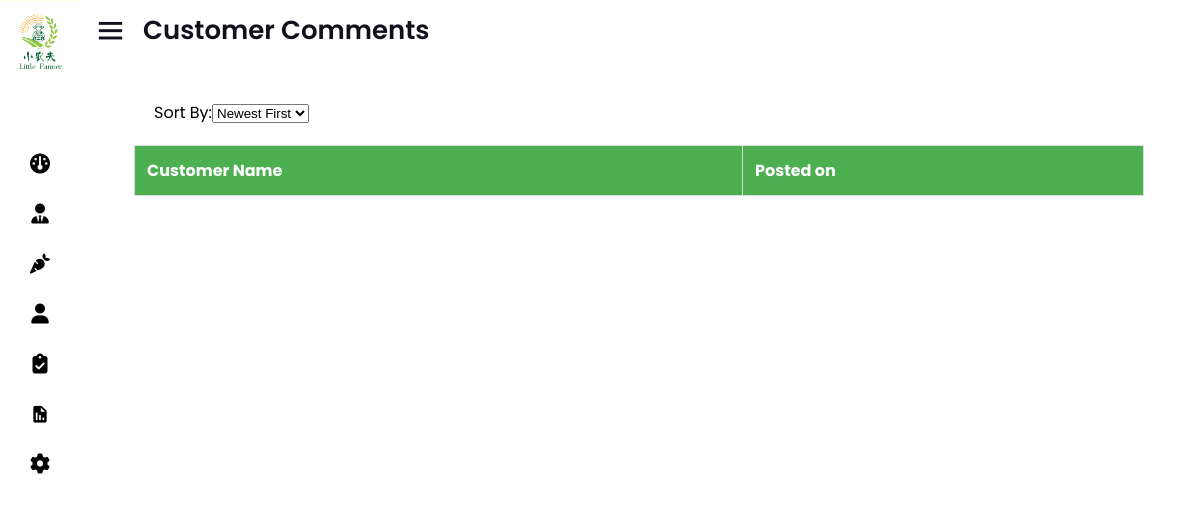
The page /seller/custComments.php (signed in) on the database as committed earlier.
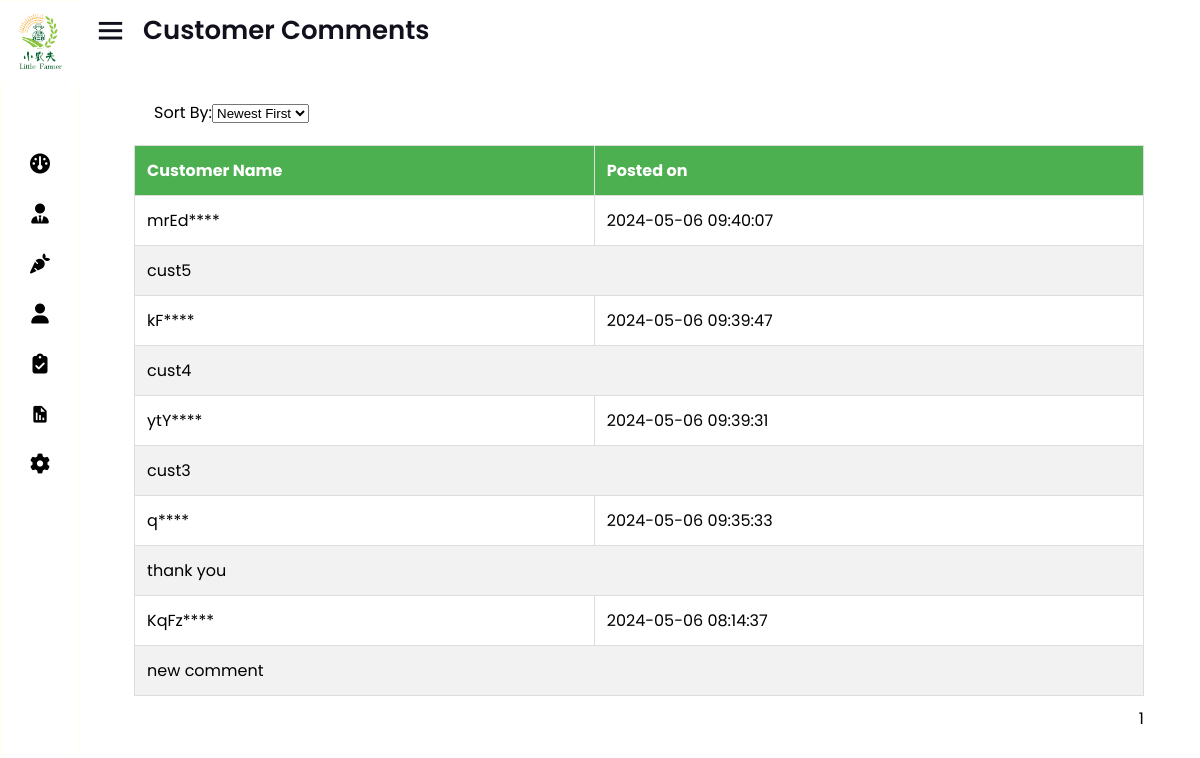
The same page on the database as committed later.
### tables this page shows
CREATE TABLE `user_comments` (
  `id` int(11) NOT NULL,
  `user_id` int(11) DEFAULT NULL,
  `res_id` int(11) DEFAULT NULL,
  `comment` text DEFAULT NULL,
  `created_at` timestamp NOT NULL DEFAULT current_timestamp()
);

### seller/custComments.php (the view, shortened to what this page needs)
<!DOCTYPE html>
<html lang="en" dir="ltr">
  <head>
    <link rel="stylesheet" href="style.css">
	<link rel="stylesheet" href="https://cdnjs.cloudflare.com/ajax/libs/font-awesome/4.7.0/css/font-awesome.min.css">
    <link href='https://unpkg.com/boxicons@2.0.7/css/boxicons.min.css' rel='stylesheet'>
   </head>
<body>
  <div class="sidebar close">
    <?php include "sidebar.php"; ?>
  </div>
  <section class="home-section">
    <div class="home-content">
      <i class='bx bx-menu' ></i>
      <span class="text">Customer Comments</span>
    </div>
	  <div class="empMainCon">
<?php
include("config/connect.php");
if (isset($_SESSION['store'])) {
    $res_id = $_SESSION['store'];
    $sortOrder = isset($_GET['sort']) ? $_GET['sort'] : 'desc';
    $currentPage = isset($_GET['page']) ? $_GET['page'] : 1;
    $commentsPerPage = 5;
    $offset = ($currentPage - 1) * $commentsPerPage;
    $totalCountQuery = "SELECT COUNT(*) AS total FROM user_comments WHERE res_id = $res_id";
    $totalCountResult = mysqli_query($db, $totalCountQuery);
    $totalCountRow = mysqli_fetch_assoc($totalCountResult);
    $totalComments = $totalCountRow['total'];
    $totalPages = ceil($totalComments / $commentsPerPage);
    $query = "SELECT * FROM user_comments WHERE res_id = $res_id ORDER BY created_at $sortOrder LIMIT $offset, $commentsPerPage";
    $result = mysqli_query($db, $query);
    $commentsForPage = mysqli_fetch_all($result, MYSQLI_ASSOC);
            echo '<div class="sorting-options" style="float: left;">';
            echo '<form action="" method="GET">';
            echo '<label for="sort">Sort By:</label>';
            echo '<select id="sort" name="sort" onchange="this.form.submit()">';
            echo '<option value="desc" ' . ($sortOrder == 'desc' ? 'selected' : '') . '>Newest First</option>';
            echo '</select>';
            echo '</form>';
            echo '</div>';
    echo '<div class="table-responsive">';
    echo '<table class="table table-bordered">';
    echo '<thead>';
    echo '<tr>';
    echo '<th>Customer Name</th>';
    echo '<th>Posted on</th>';
    echo '</tr>';
    echo '</thead>';
    echo '<tbody>';
function generateRandomName() {
    $characters = 'abcdefghijklmnopqrstuvwxyzABCDEFGHIJKLMNOPQRSTUVWXYZ';
    $length = rand(5, 8);
    $name = '';
    for ($i = 0; $i < $length; $i++) {
        $name .= $characters[rand(0, strlen($characters) - 1)];
    }
    $name = substr_replace($name, '****', -4);
    return $name;
}
    $generatedNames = array();
    foreach ($commentsForPage as $row) {
        if (!isset($generatedNames[$row['user_id']])) {
            $generatedNames[$row['user_id']] = generateRandomName();
        }
        echo '<tr>';
        echo '<td>' . $generatedNames[$row['user_id']] . '</td>';
        echo '<td>' . $row['created_at'] . '</td>';
        echo '</tr>';
        echo '<tr>';
        echo '<td colspan="3">' . $row['comment'] . '</td>';
        echo '</tr>';
    }
    echo '</tbody>';
    echo '</table>';
    echo '</div>';
echo '<div class="pagination" style="float: right;">';
for ($i = 1; $i <= $totalPages; $i++) {
    if ($i == $currentPage) {
        echo '<span>' . $i . '</span>';
    } else {
        echo '<a href="custComments.php?res_id=' . $res_id . '&per_page=' . $commentsPerPage . '&page=' . $i . '">' . $i . '</a>';
    }
}
echo '</div>';
} else {
    echo '<p>Error: Seller ID not provided.</p>';
}
?>
</body>
</html>

Rows that differ between the two databases and show on the page:
added user_comments: user "mrEd****", created_at "2024-05-06 09:40:07", comment "cust5"
added user_comments: user "kF****", created_at "2024-05-06 09:39:47", comment "cust4"
added user_comments: user "ytY****", created_at "2024-05-06 09:39:31", comment "cust3"
added user_comments: user "q****", created_at "2024-05-06 09:35:33", comment "thank you"
added user_comments: user "KqFz****", created_at "2024-05-06 08:14:37", comment "new comment"
Other text that changed with them:
new list line: "1"
